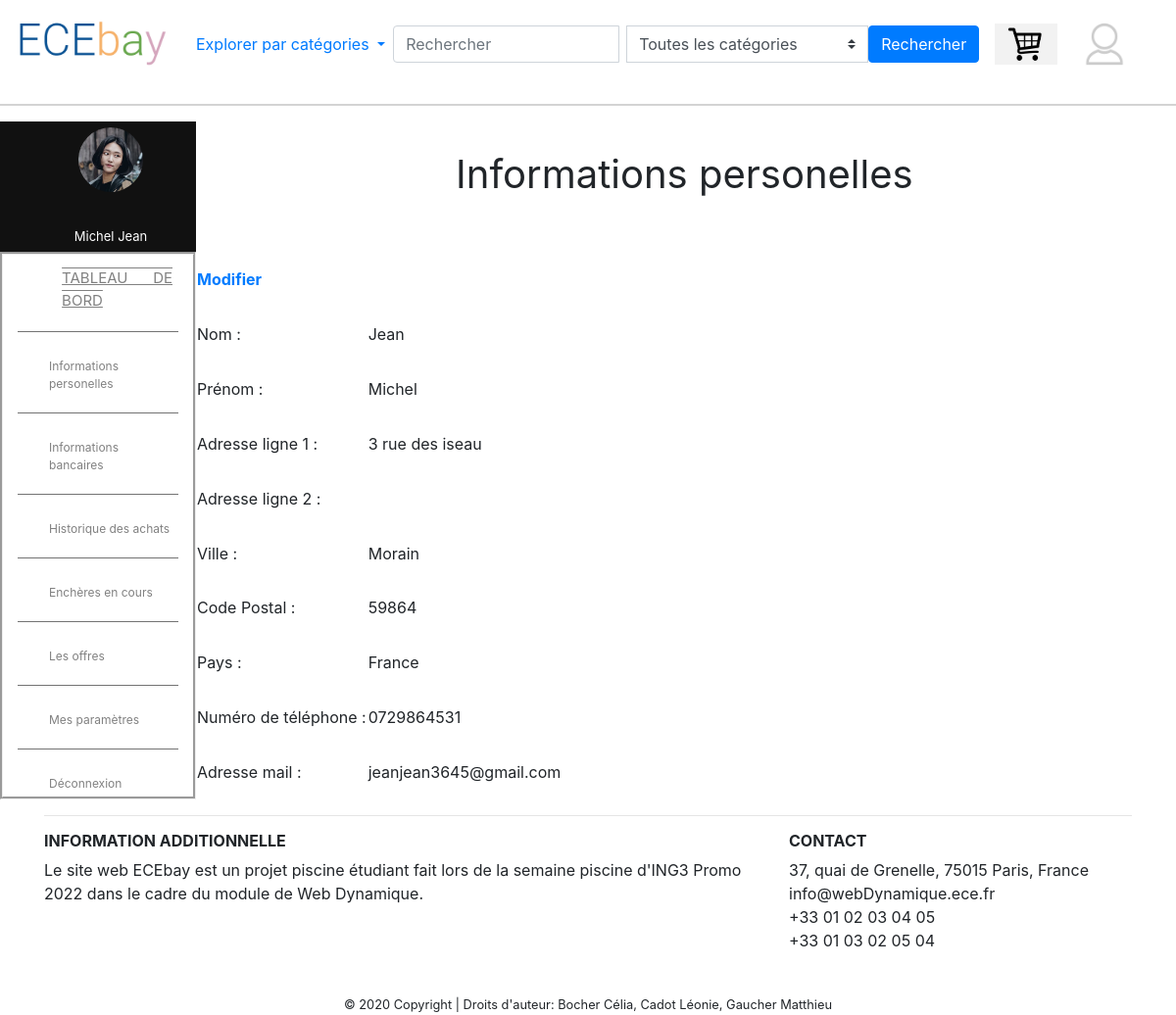
/Acheteur/mon_compte.php?page=info (signed in), run on the app's committed database.
### tables this page shows
CREATE TABLE IF NOT EXISTS `acheteurs` (
  `ID` int(11) NOT NULL AUTO_INCREMENT,
  `Email` tinytext NOT NULL,
  `Password` tinytext NOT NULL,
  `Nom` tinytext NOT NULL,
  `Prenom` tinytext NOT NULL,
  `ID_Adresse` int(11) NOT NULL,
  `ID_Solde` int(11) NOT NULL,
  `Photo` tinytext NOT NULL,
  `Telephone` tinytext NOT NULL,
  PRIMARY KEY (`ID`),
  UNIQUE KEY `ID_Adresse` (`ID_Adresse`),
  UNIQUE KEY `ID_Solde` (`ID_Solde`)
);

CREATE TABLE IF NOT EXISTS `adresses` (
  `ID` int(11) NOT NULL AUTO_INCREMENT,
  `Nom` tinytext NOT NULL,
  `Adresse_ligne_1` text NOT NULL,
  `Adresse_ligne_2` text NOT NULL,
  `Ville` tinytext NOT NULL,
  `Code_postale` tinytext NOT NULL,
  `Pays` tinytext NOT NULL,
  `Telephone` tinytext NOT NULL,
  PRIMARY KEY (`ID`)
);

### Acheteur/info.php (the view, shortened to what this page needs)
<?php
	$db_handle = mysqli_connect('localhost', 'root', '');
	$id=(isset($_SESSION["UserID"])?$_SESSION["UserID"]:"");
	$query = "SELECT * FROM acheteurs WHERE ID_Adresse=".$id."";
	$result = mysqli_query($db_handle, $query);
	while($row = $result->fetch_assoc())
	{
		$query = "SELECT * FROM adresses WHERE ID=".$row["ID_Adresse"]."";
		$result = mysqli_query($db_handle, $query);
		$row2=$result->fetch_assoc();
		echo'	<table>
					<tr>
						<th><a href="../Acheteur/modifDebInfo.php">Modifier</a></th>
					</tr>
					<tr>
						<td>Nom : </td>
						<td>'.$row["Nom"].'</td>
					</tr>
					<tr>
						<td>Prénom : </td>
						<td>'.$row["Prenom"].'</td>
					</tr>
					<tr>
						<td>Adresse ligne 1 : </td>
						<td>'.$row2["Adresse_ligne_1"].'</td>
					</tr>
					<tr>
						<td>Adresse ligne 2 : </td>
						<td>'.$row2["Adresse_ligne_2"].'</td>
					</tr>
					<tr>
						<td>Ville : </td>
						<td>'.$row2["Ville"].'</td>
					</tr>
					<tr>
						<td>Code Postal : </td>
						<td>'.$row2["Code_postale"].'</td>
					</tr>
					<tr>
						<td>Pays : </td>
						<td>'.$row2["Pays"].'</td>
					</tr>
					<tr>
						<td>Numéro de téléphone : </td>
						<td>'.$row2["Telephone"].'</td>
					</tr>
					<tr>
						<td>Adresse mail : </td>
						<td>'.$row["Email"].'</td>
					</tr>
				</table>';
	}
?>

### Acheteur/mon_compte.php (shortened to what this page needs)
<!DOCTYPE html>
<html>
    <head >
        <link rel="stylesheet" type="text/css" href="style.css">
        <link rel="stylesheet" href="https://maxcdn.bootstrapcdn.com/bootstrap/4.4.1/css/bootstrap.min.css">
    </head>
    <body >
                <?php include '../header.php'; ?>
                <div class="container-fluid" >
                    <div class="row" >
                        <div class="leftnavbartop col-lg-2 col-sm-4 col-xs-3">
                            <a><img class="rounded-circle" src="../Images/avatar.jpg" style="max-width: 50%;"></a> <br>
				<?php
				    $db_handle = mysqli_connect('localhost', 'root', '');
			        $query = "SELECT * FROM acheteurs WHERE ID=".$_SESSION['UserID'];
			        $result = mysqli_query($db_handle, $query);
			        $user = $result->fetch_assoc();
			        echo '<a style="color: #fff; ">'. $user["Prenom"] ." ". $user["Nom"] .'</a>';
			     ?>
                        </div>
                        <div class="topright col-lg-5 mx-auto"  style=float:none>
                            <?php
                            $page = isset($_GET["page"])?$_GET["page"]:"";
                            switch ($page) {
                                case "info": echo 'Informations personelles'; break;
                            } ?>
                        </div>
                    </div>
                    <div class="row ">
                    	<div class="leftnavbar navbar-expand-lg col-lg-2 col-sm-4 col-xs-3">
                         	<a href="../Acheteur/mon_compte.php" style="font-size: 15px; margin-top: 2%; text-decoration: underline overline; margin-left: 8%"> TABLEAU DE BORD</a>
            				<div class="collapse show" id="leftPanel">
                                <hr  color="grey" ">
                                <a href="../Acheteur/mon_compte.php?page=info">Informations personelles</a>
                                <hr  color="grey" ">
                                <a href="../Acheteur/mon_compte.php?page=infobancaires">Informations bancaires</a>
                                <hr color="grey" ">
                                <a href="../Acheteur/mon_compte.php?page=historique">Historique des achats</a>
                                <hr color="grey" ">
                                <a href="../Acheteur/mon_compte.php?page=encheres">Enchères en cours</a>
                                <hr color="grey" ">
                                <a href="../Acheteur/mon_compte.php?page=offres">Les offres</a>
                                <hr color="grey" ">
                                <a href="../Acheteur/mon_compte.php?page=parametres">Mes paramètres</a>
                                <hr color="grey" ">
                                <a href="../deconnexion.php">Déconnexion</a>
                            </div>
                		</div>
                		<?php
                            $page = isset($_GET["page"])?$_GET["page"]:"";
                            if ($page!="")
                                include '../Acheteur/'.$page.'.php';
                            else
                                include '../Acheteur/tableau_de_bord.php';
                        ?>
                	</div>
    </body>
</html>

### Acheteur/style.css (style rules this page uses)
.leftnavbar { border-style: groove; z-index: 1; top: 0; left: 0; background-color: #fff; overflow-x: hidden; border-collapse: collapse; }
.leftnavbar a { padding: 10px 6px 4px 32px; text-decoration: none; font : Helvetica; font-size: 12px; color: #818181; display: block; text-align: justify; }
.leftnavbartop { background-color: #111; border-collapse: collapse; }
.leftnavbartop a { padding: 6px 6px 6px 32px; font : Helvetica; font-size: 13px; display: block; text-align: center; }
.topright { font-size: 40px; margin-top: 2%; }

### data on the page
acheteurs: Prenom "Michel", Nom "Jean", ID_Adresse.Adresse_ligne_1 "3 rue des iseau", ID_Adresse.Ville "Morain", ID_Adresse.Code_postale "59864", ID_Adresse.Pays "France", ID_Adresse.Telephone "0729864531", Email "jeanjean3645@gmail.com"
